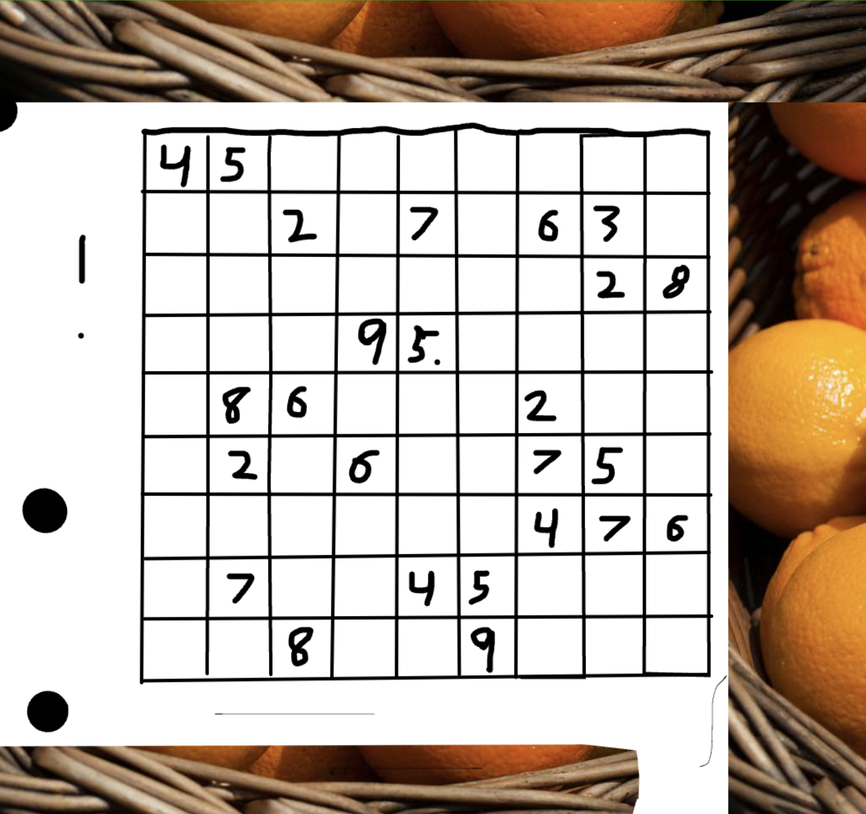
#> input picture Sudoku_Solver/images/raw_images/raw_7.png, 866 x 814 px, shrunk from 1230 x 1156 before the run
$ jupyter execute --allow-errors main.ipynb
#> lines starting #> are read from the running program, lines starting #| are printed output that depends on the picture
### Sudoku_Solver/src/grid_detection/pipeline.py
import cv2 as cv
import numpy as np
import os
from preprocessing import preprocessing
from probabilistic_hough import probabilistic_hough, draw_lines
from points import find_points
from cells import find_cells
from warp import warp_puzzle
from sudoku_grid import get_grid, print_grid
from tensorflow.keras.models import load_model
# Testing of image processinging
RAW_IMAGE_DIR = os.path.join(os.path.dirname(__file__), "..", "..", "images/", "raw_images/")
TEST_IMAGE_DIR = os.path.join(os.path.dirname(__file__), "..", "..", "images/", "test_images/")
CELLS_DIR = os.path.join(os.path.dirname(__file__), "..", "..", "images/", "cells_images/")
RAW_IMAGE_FILE = "raw_2.png" # default
IMAGE = RAW_IMAGE_DIR + RAW_IMAGE_FILE

def pipeline(image_path = IMAGE):
#> called with image_path = './images/raw_images/raw_7.png'
    image = cv.imread(image_path)
#> image is the input picture: shape (814, 866, 3); mean B, G, R 167.4, 178.2, 191

    warped, matrix = warp_puzzle(image)
    cv.imwrite(f"{TEST_IMAGE_DIR}warped.png", warped)

    preprocessed = preprocessing(warped)
    cv.imwrite(f"{TEST_IMAGE_DIR}preprocessed.png", preprocessed)

    lines_image, lines = probabilistic_hough(preprocessed)
    cv.imwrite(f"{TEST_IMAGE_DIR}lines_image.png", lines_image)

    lines_image_nb = draw_lines(warped, lines, color=(0, 0, 255))
    cv.imwrite(f"{TEST_IMAGE_DIR}lines_image_nb.png", lines_image_nb)

    points_image, points = find_points(lines_image_nb, lines)
    cv.imwrite(f"{TEST_IMAGE_DIR}points_image.png", points_image)

    cells = find_cells(preprocessed, points, CELLS_DIR)

    grid = get_grid(cells)
    return grid

### Sudoku_Solver/main.ipynb
[cell 1]
import sys
import os
import cv2 as cv
from src.grid_detection.sudoku_grid import solveSudoku, print_grid, draw_sudoku_grid
import matplotlib.pyplot as plt

grid_folder = os.path.abspath(os.path.join(os.getcwd(), "src", "grid_detection"))
sys.path.append(grid_folder)

from src.grid_detection.pipeline import pipeline

[cell 2]
IMAGE = "./images/raw_images/raw_7.png"

#> (the rest of this cell did not finish here and is left out)

#> (a cell that did not finish here is left out)

[cell 4]
def show_img(img, s, title): # s is for subplot
    plt.subplot(s[0], s[1], s[2])
    plt_img = cv.imread(img)
    plt.imshow(plt_img)
    plt.axis('off')
    plt.title(title)

[cell 5]
LINES_NB_IMG = "./images/test_images/lines_image_nb.png"
LINES_IMG = "./images/test_images/lines_image.png"
POINTS_IMG = "./images/test_images/points_image.png"
PREPROCESSED_IMG = "./images/test_images/preprocessed.png"
WARPED_IMG = "./images/test_images/warped.png"

show_img(IMAGE, (2,3,1), "Original")
show_img(WARPED_IMG, (2,3,2), "Warped")
#> call 2 of show_img, with img = './images/test_images/warped.png', s = (2, 3, 2), title = 'Warped'
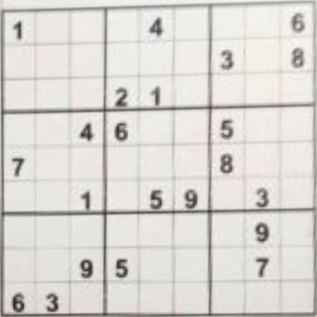
#> input picture Sudoku_Solver/images/test_images/warped.png, 317 x 317 px, shrunk from 450 x 450 before the run
#> in show_img, plt_img is the input picture: shape (317, 317, 3); mean B, G, R 212.9, 215.7, 219.1
show_img(PREPROCESSED_IMG, (2,3,3), "Preprocessed")
#> call 3 of show_img, with img = './images/test_images/preprocessed.png', s = (2, 3, 3), title = 'Preprocessed'
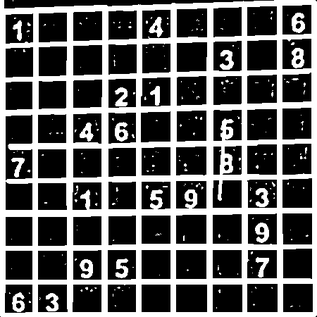
#> input picture Sudoku_Solver/images/test_images/preprocessed.png, 317 x 317 px, shrunk from 450 x 450 before the run
#> in show_img, plt_img is the input picture: shape (317, 317, 3); min 0, max 255, mean 94.1
show_img(LINES_IMG, (2,3,4), "Lines")
#> call 4 of show_img, with img = './images/test_images/lines_image.png', s = (2, 3, 4), title = 'Lines'
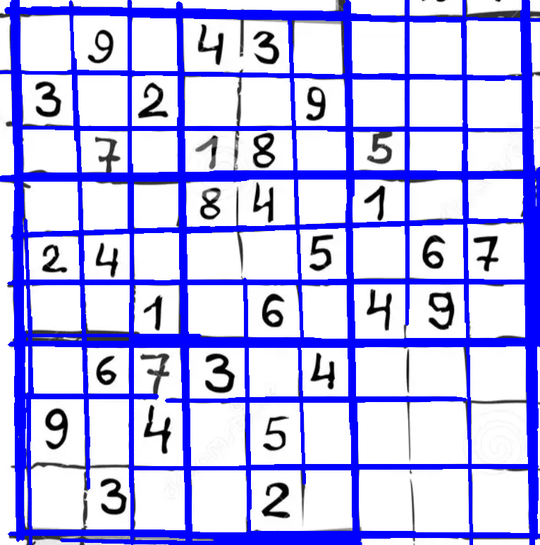
#> input picture Sudoku_Solver/images/test_images/lines_image.png, 540 x 545 px, shrunk from 766 x 774 before the run
#> in show_img, plt_img is the input picture: shape (545, 540, 3); mean B, G, R 241.6, 186.2, 186.2
show_img(LINES_NB_IMG, (2,3,5), "Lines (Not Binary)")
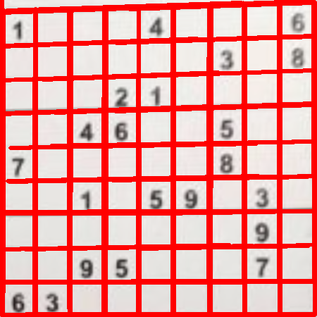
#> input picture Sudoku_Solver/images/test_images/lines_image_nb.png, 317 x 317 px, shrunk from 450 x 450 before the run
#> in show_img, plt_img is the input picture: shape (317, 317, 3); mean B, G, R 152.8, 154.7, 236.1
show_img(POINTS_IMG, (2,3,6), "Points")
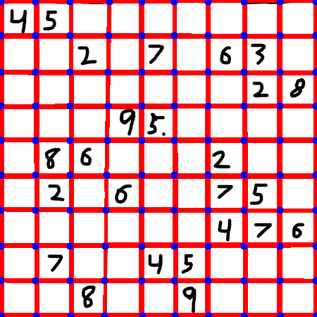
#> input picture Sudoku_Solver/images/test_images/points_image.png, 317 x 317 px, shrunk from 450 x 450 before the run
#> in show_img, plt_img is the input picture: shape (317, 317, 3); mean B, G, R 182.5, 173.6, 237.5
plt.show()
#> figure, not shown here; B, G, R data is drawn as R, G, B
